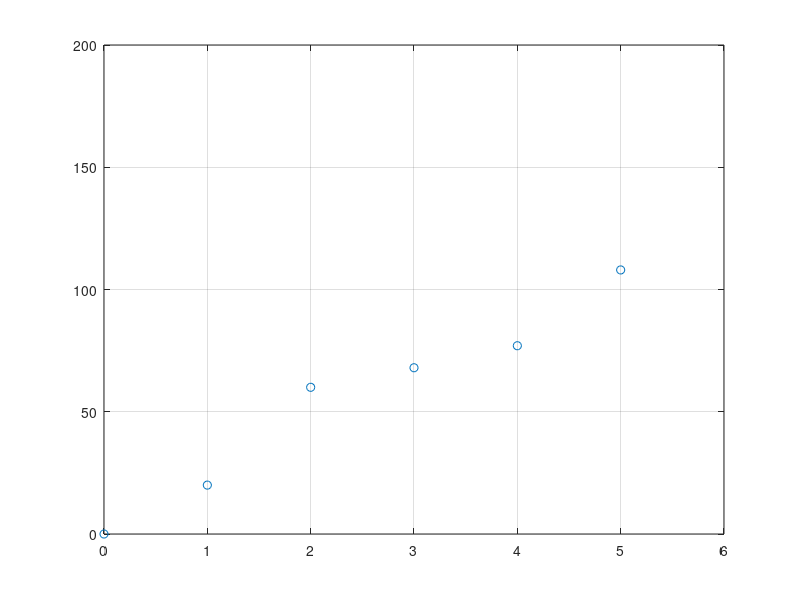
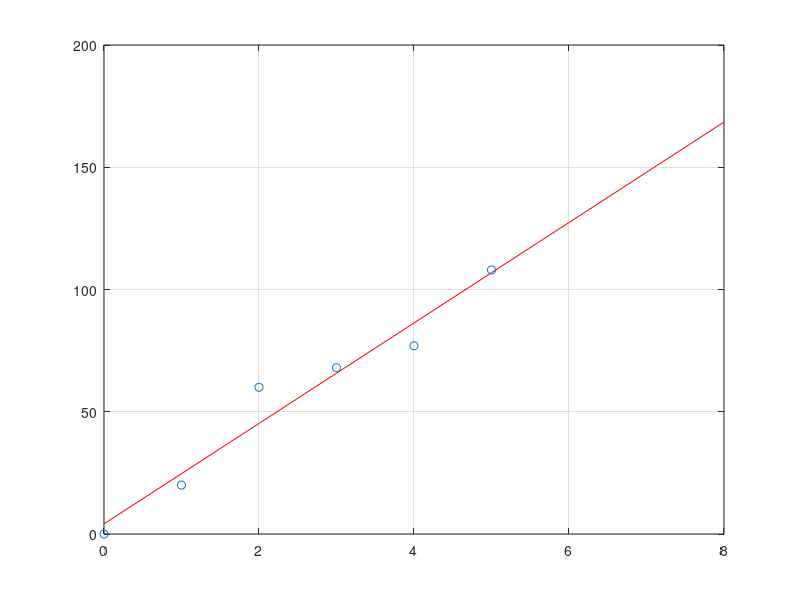

MATLAB code to generate these figures, in order:
%Programa para probar Basic Fitting Tool de Matlab
%Este es un procedimiento semi-manual
x=[0 1 2 3 4 5];
y=[0 20 60 68 77 108];
plot(x,y,'o')
axis([0 6 0 200])
grid on

p1 = 20.5429;
p2 = 4.1429;
xplot=[0:8];
yplot=p1*xplot+p2;
figure
plot(xplot,yplot,'r')
axis([0 8 0 200])
grid on
hold on
plot(x,y,'o') %para ver los puntos originales
